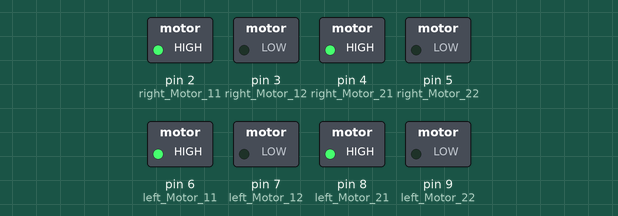
Bench run of a sketch on a simulated Arduino Mega 2560, built with avr-gcc and run on an emulated ATmega2560. On the bench: switched loads named in the sketch (green lamp = pin HIGH).

Above: at 0.1 s.
Timing chart, 0 to 1.6 s (numbered marks = the images above):
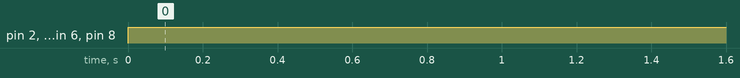

Measured:
- by itself, pin 2 (right_Motor_11), pin 4 (right_Motor_21), pin 6 (left_Motor_11), pin 8 (left_Motor_21): LOW → HIGH at 0.00 s

The sketch:

robo_testsop.ino
```cpp
#define right_Motor_11 2
#define right_Motor_12 3
#define right_Motor_21 4
#define right_Motor_22 5
#define left_Motor_11 6
#define left_Motor_12 7
#define left_Motor_21 8
#define left_Motor_22 9
#define left_IR_3 22
#define left_IR_2 24
#define left_IR_1 26
#define center_IR 28
#define right_IR_1 30
#define right_IR_2 32
#define right_IR_3 34

void move_forwrd(){
  digitalWrite(right_Motor_11,HIGH);
  digitalWrite(right_Motor_12,LOW);
  digitalWrite(right_Motor_21,HIGH);
  digitalWrite(right_Motor_22,LOW);
  digitalWrite(left_Motor_11,HIGH);
  digitalWrite(left_Motor_12,LOW);
  digitalWrite(left_Motor_21,HIGH);
  digitalWrite(left_Motor_22,LOW);
  delay(10);
}
void move_left(){
  digitalWrite(right_Motor_11,HIGH);
  digitalWrite(right_Motor_12,LOW);
  digitalWrite(right_Motor_21,HIGH);
  digitalWrite(right_Motor_22,LOW);
  delay(10);
}
/*void move_forwrd(){
  digitalWrite(left_Motor_11,HIGH);
  digitalWrite(left_Motor_12,LOW);
  digitalWrite(left_Motor_21,HIGH);
  digitalWrite(left_Motor_22,LOW);
  delay(10);
}*/
void move_hard_left(){
  digitalWrite(right_Motor_11,HIGH);
  digitalWrite(right_Motor_12,LOW);
  digitalWrite(right_Motor_21,HIGH);
  digitalWrite(right_Motor_22,LOW);
  digitalWrite(left_Motor_12,HIGH);
  digitalWrite(left_Motor_11,LOW);
  digitalWrite(left_Motor_22,HIGH);
  digitalWrite(left_Motor_21,LOW);
}
void move_hard_right(){
  digitalWrite(right_Motor_12,HIGH);
  digitalWrite(right_Motor_11,LOW);
  digitalWrite(right_Motor_22,HIGH);
  digitalWrite(right_Motor_21,LOW);
  digitalWrite(left_Motor_11,HIGH);
  digitalWrite(left_Motor_12,LOW);
  digitalWrite(left_Motor_21,HIGH);
  digitalWrite(left_Motor_22,LOW);
}
void setup(){
  pinMode(right_Motor_11,OUTPUT);
  pinMode(right_Motor_12,OUTPUT);
  pinMode(right_Motor_21,OUTPUT);
  pinMode(right_Motor_22,OUTPUT);
  pinMode(left_Motor_11,OUTPUT);
  pinMode(left_Motor_12,OUTPUT);
  pinMode(left_Motor_21,OUTPUT);
  pinMode(left_Motor_22,OUTPUT);
  pinMode(left_IR_3,INPUT);
  pinMode(left_IR_2,INPUT);
  pinMode(left_IR_1,INPUT);
  pinMode(center_IR,INPUT);
  pinMode(right_IR_1,INPUT);
  pinMode(right_IR_2,INPUT);
  pinMode(right_IR_3,INPUT);
}

void loop(){
  /*if(digitalRead(left_IR_3) == HIGH && digitalRead(left_IR_2)==HIGH && digitalRead(left_IR_1) == HIGH && digitalRead(center_IR) == HIGH)
    move_left();
  if(digitalRead(right_IR_3) == HIGH && digitalRead(right_IR_2)==HIGH && digitalRead(right_IR_1) == HIGH && digitalRead(center_IR) == HIGH)
    move_right();*/
    move_forwrd();

}
```
